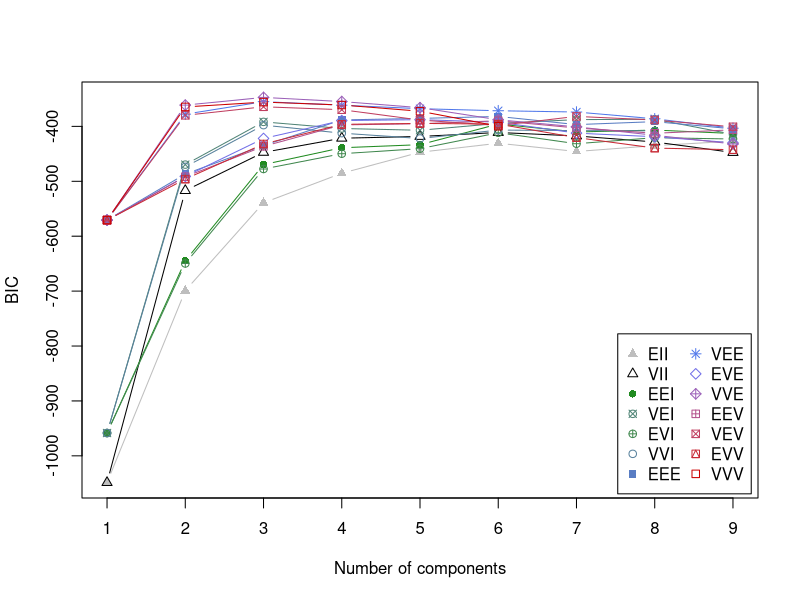
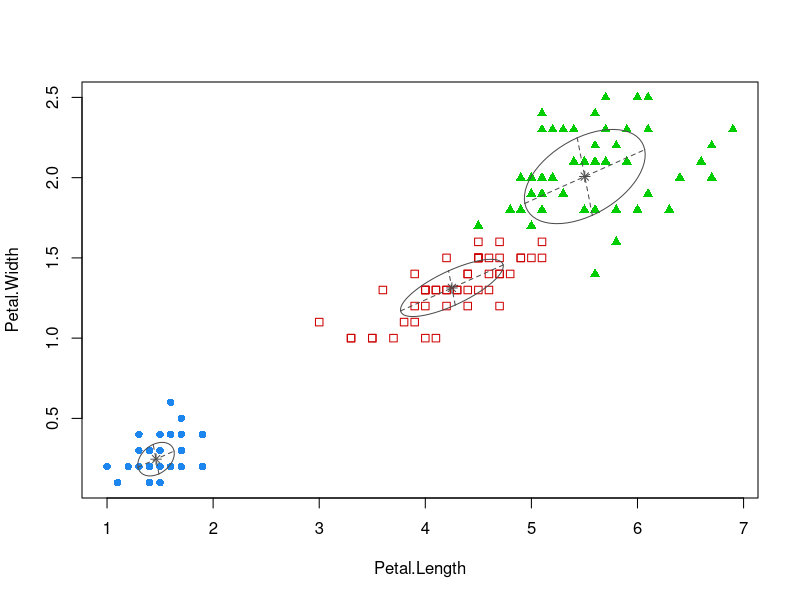
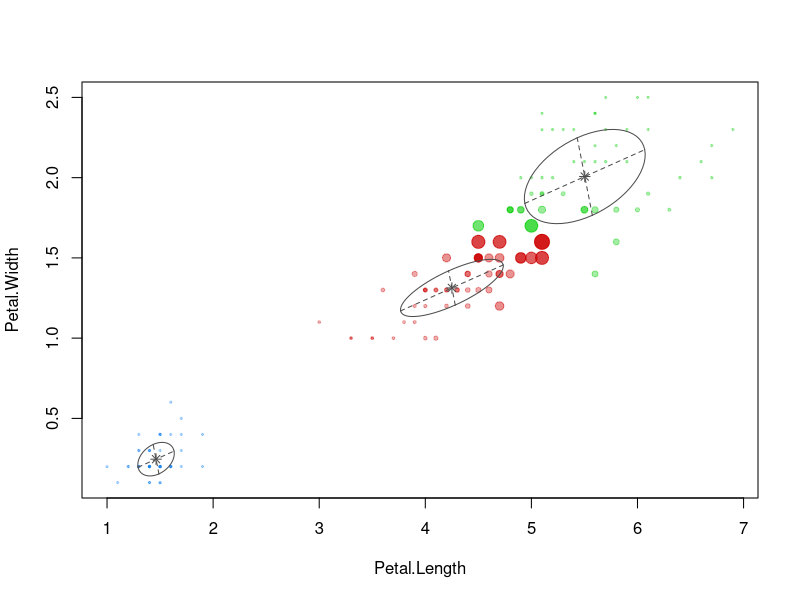
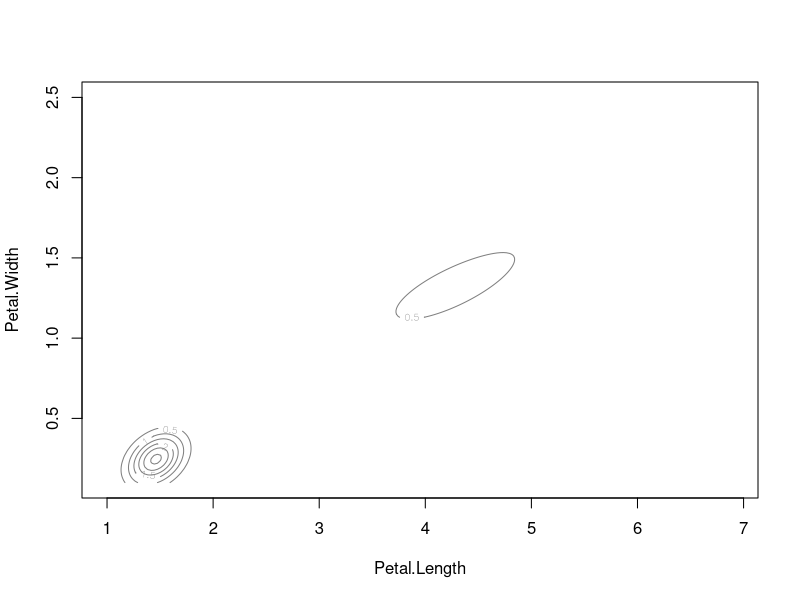

Reproduce these figures in R, in order.
library(mclust)
data(iris)
petal <- subset(iris,select=c(Petal.Length, Petal.Width))
petal
petal.labels <- c(rep(1,50),rep(2,50),rep(3,50))
petal.labels

irEM <- Mclust(iris[,3:4])
irEM
plot(irEM)
names(irEM)
irEM$classification
table(petal.labels, irEM$classification)
